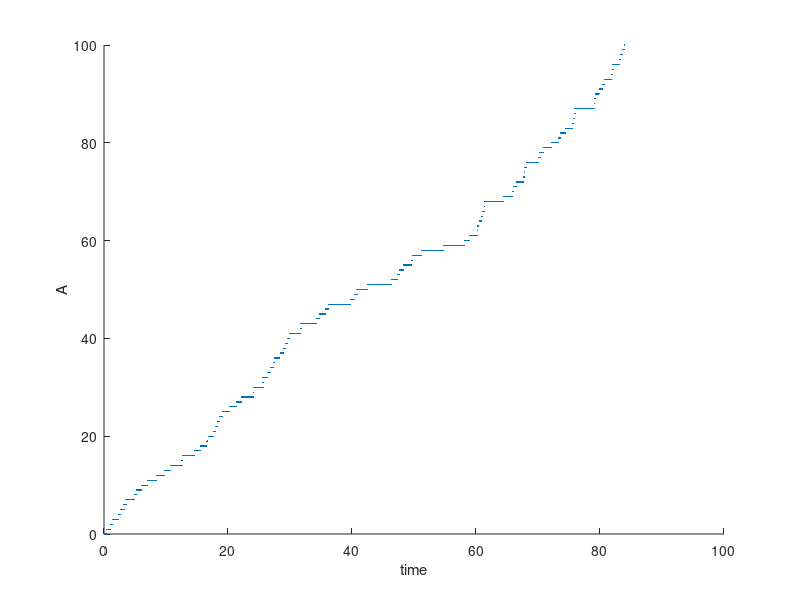

This figure's MATLAB source: (Note: this script raises an error after producing the figure.)
%  --> A
% Simulating 0th order kinetics using ABK.
% Generating a heterogeneous population of A with 
% normally-distributed k values (where k is the rate
% constant of A agents with respect to some unspecified
% and unsimulated process -- for instance, a degradation
% reaction in a birth-death process). 

% Author: Alex Plakantonakis,   Copyright (c) 2019.           License: GNU GPLv3

clear; clc;
global k_b;               % Zeroth order MICROSCOPIC kinetic constant [units: N_a / sec];

k_b = 1;

agents = 100;          % Max number of A molecules that can be produced 
Ao = 0;                 % Initial number of A molecules
A(1) = Ao;              % Initialize time-dependent sum of A molecules

% Note: I don't need an array for tracking the status of individual A agents
% because that is not necessary since A is produced. That is, there won't be 
% a loop going through all A agents

time(1) = 0;
t = 1;                  % Time Counter variable
dt = 0.01;              % Fixed time step increment

Av = zeros(1,agents);
% Rate constant for each new agent A, for some subsequent raction...
k = zeros(1,agents);        % generating heterogeneity

while A(t) < agents               

    P = k_b * dt;         % Does NOT depend on A
    
    if rand < P       
        A(t+1) = A(t) + 1;
        
        x = ceil(rand*agents);
        while Av(x) == 1        % ensure this agent hasn't been born already
            x = ceil(rand*agents);
        end
        Av(x) = 1;
        
        % create normally distributed k values with mean 0.6 and std=0.1
        k(x) = 0.6 + 0.1 * randn;  
        
    else
        A(t+1) = A(t);
    end
    time(t+1) = time(t) + dt;
    t = t + 1;
end

%% Plot time course
figure('Name','0th Order Rx Time course','NumberTitle','off'); 
scatter(time,A,3,'.r');                hold on;
xlabel('time');                 ylabel('A');           

% Solve ODE for 0th order kinetics - Plot Time Course
tmax=time(t-1);
[t_sol,y_sol] = ode45(@o0_dif,[0:tmax/100:tmax],Ao);
scatter(t_sol,y_sol(:,1),'.b');       
legend('ABK','DE');
